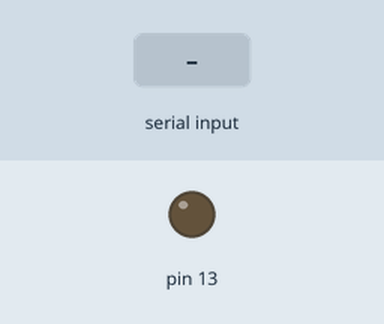
Simulated run of this sketch. Board: Arduino Uno, built with avr-gcc and run on an emulated ATmega328P. Shown: output pins drawn as LEDs (lit = HIGH). The inputs (shaded band) are chosen by the test bench.

Above: at 1.2 s.
1.3 s: "90 45\n" received over Serial
At 2.0 s:
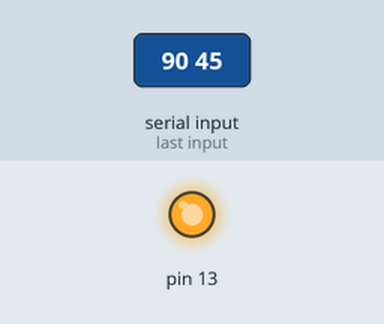
Timing chart, 0 to 10.3 s (numbered marks = the images above; inputs shaded):
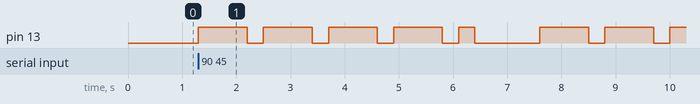

Measured:
- after the input at 1.3 s, pin 13: LOW → HIGH at once, → LOW 0.90 s later, → HIGH 0.30 s later, → LOW 0.90 s later, … (15 changes in this stretch)

The sketch:

Morse_Code.ino
```cpp
// Map each character with its sequence
String letters[] = { ".-", "-...", "-.-.", "-..", ".", "..-.", "--.", "....", "..", ".---", "-.-", ".-..", "--", "-.", "---", ".--.", "--.-", ".-.", "...", "-", "..-", "...-", ".--", "-..-", "-.--", "--.." }; // A-Z or a-z
int dot_Unit = 300; // for delay
// map each number with its sequence
String numbers[] = { "-----", ".----", "..---", "...--", "....-", ".....", "-....", "--...", "---..", "----." }; // 0-9

void setup() {
  Serial.begin(9600);
  pinMode(13,OUTPUT);
}

void loop() {

  if(Serial.available()) // check serial monitor
  {
    char ch = Serial.read(); // read character
    if(ch != 10) // check if it's null
    {
      if((ch >= 'A'&& ch <= 'Z')) // check if its a valid character between A & Z
      {
        Serial.print(letters[ch-'A'] + " "); // access character sequence and print it
        generate(letters[ch-'A']); // generate the sequence in the arduino
      }
      else if(ch>='a'&&ch<='z') // chcck if its a valid character between a & z
      {
        generate(letters[ch-'a']); // generate the sequence in the arduino
      }
      else if(ch>='0'&&ch<='9') // check if its a number between 0 & 9
      {
        generate(numbers[ch-'0']); // generate the sequence in the arduino
      }
      else if(ch==' ') // check if its space
      {
        delay(dot_Unit*7); // delay for seven time units long
      }
    }
  }
}
// function to loop though the sequence and make flashes in the arduino kit
void generate(String s)
{
  for(int i=0;i<s.length();i++)
  {
    flash(s.charAt(i));
  }
  delay(dot_Unit*3); // between each character sequence delay for three time units long
}
// function to flash dots and dashes
void flash(char dotOrDash)
{
  digitalWrite(13,HIGH);
  if(dotOrDash=='.')
  {
    delay(dot_Unit);
  }
  else
  {
    delay(dot_Unit*3);
  }
  digitalWrite(13,LOW);
  delay(dot_Unit);

}
```
